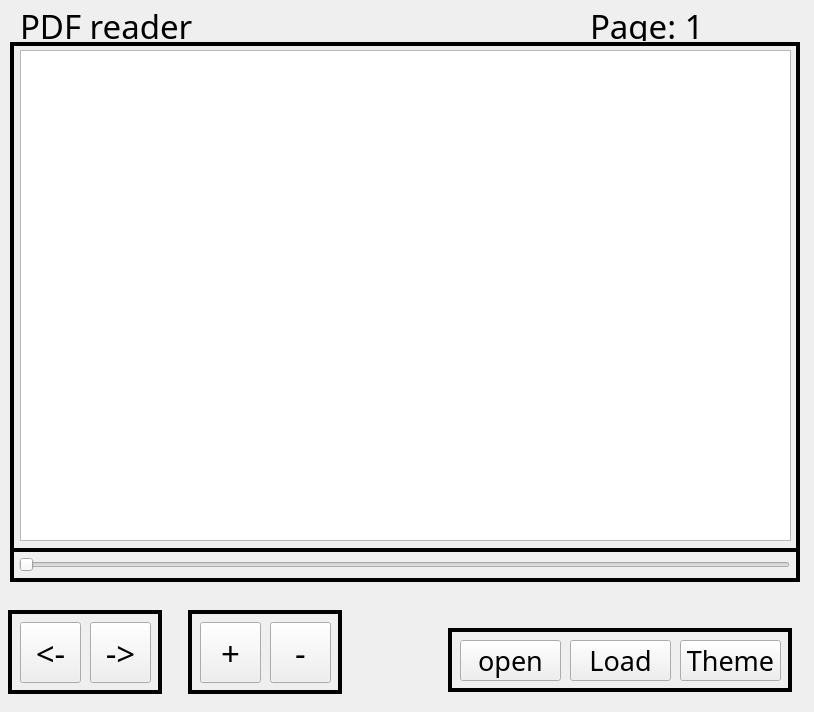
<?xml version="1.0" encoding="UTF-8"?>
<ui version="4.0">
 <class>MainWindow</class>
 <widget class="QMainWindow" name="MainWindow">
  <property name="geometry">
   <rect>
    <x>0</x>
    <y>0</y>
    <width>814</width>
    <height>712</height>
   </rect>
  </property>
  <property name="windowTitle">
   <string>MainWindow</string>
  </property>
  <widget class="QWidget" name="centralwidget">
   <widget class="QLabel" name="label">
    <property name="enabled">
     <bool>true</bool>
    </property>
    <property name="geometry">
     <rect>
      <x>20</x>
      <y>10</y>
      <width>211</width>
      <height>31</height>
     </rect>
    </property>
    <property name="font">
     <font>
      <family>Visitor_Rus</family>
      <pointsize>25</pointsize>
     </font>
    </property>
    <property name="text">
     <string>PDF reader</string>
    </property>
   </widget>
   <widget class="Line" name="line">
    <property name="geometry">
     <rect>
      <x>14</x>
      <y>24</y>
      <width>784</width>
      <height>41</height>
     </rect>
    </property>
    <property name="font">
     <font>
      <pointsize>30</pointsize>
      <weight>50</weight>
      <bold>false</bold>
     </font>
    </property>
    <property name="frameShadow">
     <enum>QFrame::Plain</enum>
    </property>
    <property name="lineWidth">
     <number>4</number>
    </property>
    <property name="orientation">
     <enum>Qt::Horizontal</enum>
    </property>
   </widget>
   <widget class="QLabel" name="page_number_label">
    <property name="enabled">
     <bool>true</bool>
    </property>
    <property name="geometry">
     <rect>
      <x>590</x>
      <y>10</y>
      <width>201</width>
      <height>31</height>
     </rect>
    </property>
    <property name="font">
     <font>
      <family>Visitor_Rus</family>
      <pointsize>25</pointsize>
     </font>
    </property>
    <property name="text">
     <string>Page: 1</string>
    </property>
   </widget>
   <widget class="QGraphicsView" name="view">
    <property name="geometry">
     <rect>
      <x>20</x>
      <y>50</y>
      <width>771</width>
      <height>491</height>
     </rect>
    </property>
   </widget>
   <widget class="QSlider" name="page_slider">
    <property name="enabled">
     <bool>false</bool>
    </property>
    <property name="geometry">
     <rect>
      <x>19</x>
      <y>555</y>
      <width>771</width>
      <height>20</height>
     </rect>
    </property>
    <property name="sizePolicy">
     <sizepolicy hsizetype="Expanding" vsizetype="Fixed">
      <horstretch>0</horstretch>
      <verstretch>0</verstretch>
     </sizepolicy>
    </property>
    <property name="orientation">
     <enum>Qt::Horizontal</enum>
    </property>
   </widget>
   <widget class="QPushButton" name="prev_page_button">
    <property name="geometry">
     <rect>
      <x>20</x>
      <y>622</y>
      <width>61</width>
      <height>61</height>
     </rect>
    </property>
    <property name="font">
     <font>
      <family>Visitor_Rus</family>
      <pointsize>25</pointsize>
     </font>
    </property>
    <property name="text">
     <string>&lt;-</string>
    </property>
   </widget>
   <widget class="QPushButton" name="next_page_button">
    <property name="geometry">
     <rect>
      <x>90</x>
      <y>622</y>
      <width>61</width>
      <height>61</height>
     </rect>
    </property>
    <property name="font">
     <font>
      <family>Visitor_Rus</family>
      <pointsize>25</pointsize>
     </font>
    </property>
    <property name="text">
     <string>-&gt;</string>
    </property>
   </widget>
   <widget class="Line" name="line_2">
    <property name="geometry">
     <rect>
      <x>10</x>
      <y>602</y>
      <width>151</width>
      <height>21</height>
     </rect>
    </property>
    <property name="frameShadow">
     <enum>QFrame::Plain</enum>
    </property>
    <property name="lineWidth">
     <number>4</number>
    </property>
    <property name="orientation">
     <enum>Qt::Horizontal</enum>
    </property>
   </widget>
   <widget class="Line" name="line_3">
    <property name="geometry">
     <rect>
      <x>10</x>
      <y>682</y>
      <width>151</width>
      <height>21</height>
     </rect>
    </property>
    <property name="frameShadow">
     <enum>QFrame::Plain</enum>
    </property>
    <property name="lineWidth">
     <number>4</number>
    </property>
    <property name="orientation">
     <enum>Qt::Horizontal</enum>
    </property>
   </widget>
   <widget class="Line" name="line_4">
    <property name="geometry">
     <rect>
      <x>0</x>
      <y>610</y>
      <width>20</width>
      <height>84</height>
     </rect>
    </property>
    <property name="frameShadow">
     <enum>QFrame::Plain</enum>
    </property>
    <property name="lineWidth">
     <number>4</number>
    </property>
    <property name="orientation">
     <enum>Qt::Vertical</enum>
    </property>
   </widget>
   <widget class="Line" name="line_5">
    <property name="geometry">
     <rect>
      <x>150</x>
      <y>610</y>
      <width>20</width>
      <height>84</height>
     </rect>
    </property>
    <property name="frameShadow">
     <enum>QFrame::Plain</enum>
    </property>
    <property name="lineWidth">
     <number>4</number>
    </property>
    <property name="orientation">
     <enum>Qt::Vertical</enum>
    </property>
   </widget>
   <widget class="Line" name="line_6">
    <property name="geometry">
     <rect>
      <x>190</x>
      <y>682</y>
      <width>151</width>
      <height>21</height>
     </rect>
    </property>
    <property name="frameShadow">
     <enum>QFrame::Plain</enum>
    </property>
    <property name="lineWidth">
     <number>4</number>
    </property>
    <property name="orientation">
     <enum>Qt::Horizontal</enum>
    </property>
   </widget>
   <widget class="QPushButton" name="zoom_in_button">
    <property name="geometry">
     <rect>
      <x>200</x>
      <y>622</y>
      <width>61</width>
      <height>61</height>
     </rect>
    </property>
    <property name="font">
     <font>
      <family>Visitor_Rus</family>
      <pointsize>25</pointsize>
     </font>
    </property>
    <property name="text">
     <string>+</string>
    </property>
   </widget>
   <widget class="Line" name="line_7">
    <property name="geometry">
     <rect>
      <x>190</x>
      <y>602</y>
      <width>151</width>
      <height>21</height>
     </rect>
    </property>
    <property name="frameShadow">
     <enum>QFrame::Plain</enum>
    </property>
    <property name="lineWidth">
     <number>4</number>
    </property>
    <property name="orientation">
     <enum>Qt::Horizontal</enum>
    </property>
   </widget>
   <widget class="QPushButton" name="zoom_out_button">
    <property name="geometry">
     <rect>
      <x>270</x>
      <y>622</y>
      <width>61</width>
      <height>61</height>
     </rect>
    </property>
    <property name="font">
     <font>
      <family>Visitor_Rus</family>
      <pointsize>25</pointsize>
     </font>
    </property>
    <property name="text">
     <string>-</string>
    </property>
   </widget>
   <widget class="Line" name="line_8">
    <property name="geometry">
     <rect>
      <x>330</x>
      <y>610</y>
      <width>20</width>
      <height>84</height>
     </rect>
    </property>
    <property name="frameShadow">
     <enum>QFrame::Plain</enum>
    </property>
    <property name="lineWidth">
     <number>4</number>
    </property>
    <property name="orientation">
     <enum>Qt::Vertical</enum>
    </property>
   </widget>
   <widget class="Line" name="line_9">
    <property name="geometry">
     <rect>
      <x>180</x>
      <y>610</y>
      <width>20</width>
      <height>84</height>
     </rect>
    </property>
    <property name="frameShadow">
     <enum>QFrame::Plain</enum>
    </property>
    <property name="lineWidth">
     <number>4</number>
    </property>
    <property name="orientation">
     <enum>Qt::Vertical</enum>
    </property>
   </widget>
   <widget class="QPushButton" name="open_file_button">
    <property name="geometry">
     <rect>
      <x>460</x>
      <y>640</y>
      <width>101</width>
      <height>41</height>
     </rect>
    </property>
    <property name="font">
     <font>
      <family>Visitor_Rus</family>
      <pointsize>20</pointsize>
     </font>
    </property>
    <property name="text">
     <string>open</string>
    </property>
   </widget>
   <widget class="Line" name="line_10">
    <property name="geometry">
     <rect>
      <x>450</x>
      <y>620</y>
      <width>341</width>
      <height>21</height>
     </rect>
    </property>
    <property name="frameShadow">
     <enum>QFrame::Plain</enum>
    </property>
    <property name="lineWidth">
     <number>4</number>
    </property>
    <property name="orientation">
     <enum>Qt::Horizontal</enum>
    </property>
   </widget>
   <widget class="Line" name="line_11">
    <property name="geometry">
     <rect>
      <x>450</x>
      <y>680</y>
      <width>341</width>
      <height>21</height>
     </rect>
    </property>
    <property name="frameShadow">
     <enum>QFrame::Plain</enum>
    </property>
    <property name="lineWidth">
     <number>4</number>
    </property>
    <property name="orientation">
     <enum>Qt::Horizontal</enum>
    </property>
   </widget>
   <widget class="Line" name="line_12">
    <property name="geometry">
     <rect>
      <x>440</x>
      <y>628</y>
      <width>20</width>
      <height>64</height>
     </rect>
    </property>
    <property name="frameShadow">
     <enum>QFrame::Plain</enum>
    </property>
    <property name="lineWidth">
     <number>4</number>
    </property>
    <property name="orientation">
     <enum>Qt::Vertical</enum>
    </property>
   </widget>
   <widget class="Line" name="line_13">
    <property name="geometry">
     <rect>
      <x>780</x>
      <y>628</y>
      <width>20</width>
      <height>64</height>
     </rect>
    </property>
    <property name="frameShadow">
     <enum>QFrame::Plain</enum>
    </property>
    <property name="lineWidth">
     <number>4</number>
    </property>
    <property name="orientation">
     <enum>Qt::Vertical</enum>
    </property>
   </widget>
   <widget class="Line" name="line_14">
    <property name="geometry">
     <rect>
      <x>14</x>
      <y>540</y>
      <width>784</width>
      <height>21</height>
     </rect>
    </property>
    <property name="font">
     <font>
      <pointsize>30</pointsize>
      <weight>50</weight>
      <bold>false</bold>
     </font>
    </property>
    <property name="frameShadow">
     <enum>QFrame::Plain</enum>
    </property>
    <property name="lineWidth">
     <number>4</number>
    </property>
    <property name="orientation">
     <enum>Qt::Horizontal</enum>
    </property>
   </widget>
   <widget class="Line" name="line_15">
    <property name="geometry">
     <rect>
      <x>788</x>
      <y>42</y>
      <width>20</width>
      <height>540</height>
     </rect>
    </property>
    <property name="frameShadow">
     <enum>QFrame::Plain</enum>
    </property>
    <property name="lineWidth">
     <number>4</number>
    </property>
    <property name="orientation">
     <enum>Qt::Vertical</enum>
    </property>
   </widget>
   <widget class="Line" name="line_16">
    <property name="geometry">
     <rect>
      <x>2</x>
      <y>42</y>
      <width>20</width>
      <height>540</height>
     </rect>
    </property>
    <property name="frameShadow">
     <enum>QFrame::Plain</enum>
    </property>
    <property name="lineWidth">
     <number>4</number>
    </property>
    <property name="orientation">
     <enum>Qt::Vertical</enum>
    </property>
   </widget>
   <widget class="QPushButton" name="toggle_theme_button">
    <property name="geometry">
     <rect>
      <x>680</x>
      <y>640</y>
      <width>101</width>
      <height>41</height>
     </rect>
    </property>
    <property name="font">
     <font>
      <family>Visitor_Rus</family>
      <pointsize>20</pointsize>
     </font>
    </property>
    <property name="text">
     <string>Theme</string>
    </property>
   </widget>
   <widget class="QPushButton" name="view_files_button">
    <property name="geometry">
     <rect>
      <x>570</x>
      <y>640</y>
      <width>101</width>
      <height>41</height>
     </rect>
    </property>
    <property name="font">
     <font>
      <family>Visitor_Rus</family>
      <pointsize>20</pointsize>
     </font>
    </property>
    <property name="text">
     <string>Load</string>
    </property>
   </widget>
   <widget class="Line" name="line_18">
    <property name="geometry">
     <rect>
      <x>10</x>
      <y>570</y>
      <width>788</width>
      <height>20</height>
     </rect>
    </property>
    <property name="font">
     <font>
      <pointsize>30</pointsize>
      <weight>50</weight>
      <bold>false</bold>
     </font>
    </property>
    <property name="frameShadow">
     <enum>QFrame::Plain</enum>
    </property>
    <property name="lineWidth">
     <number>4</number>
    </property>
    <property name="orientation">
     <enum>Qt::Horizontal</enum>
    </property>
   </widget>
  </widget>
 </widget>
 <resources/>
 <connections/>
</ui>
